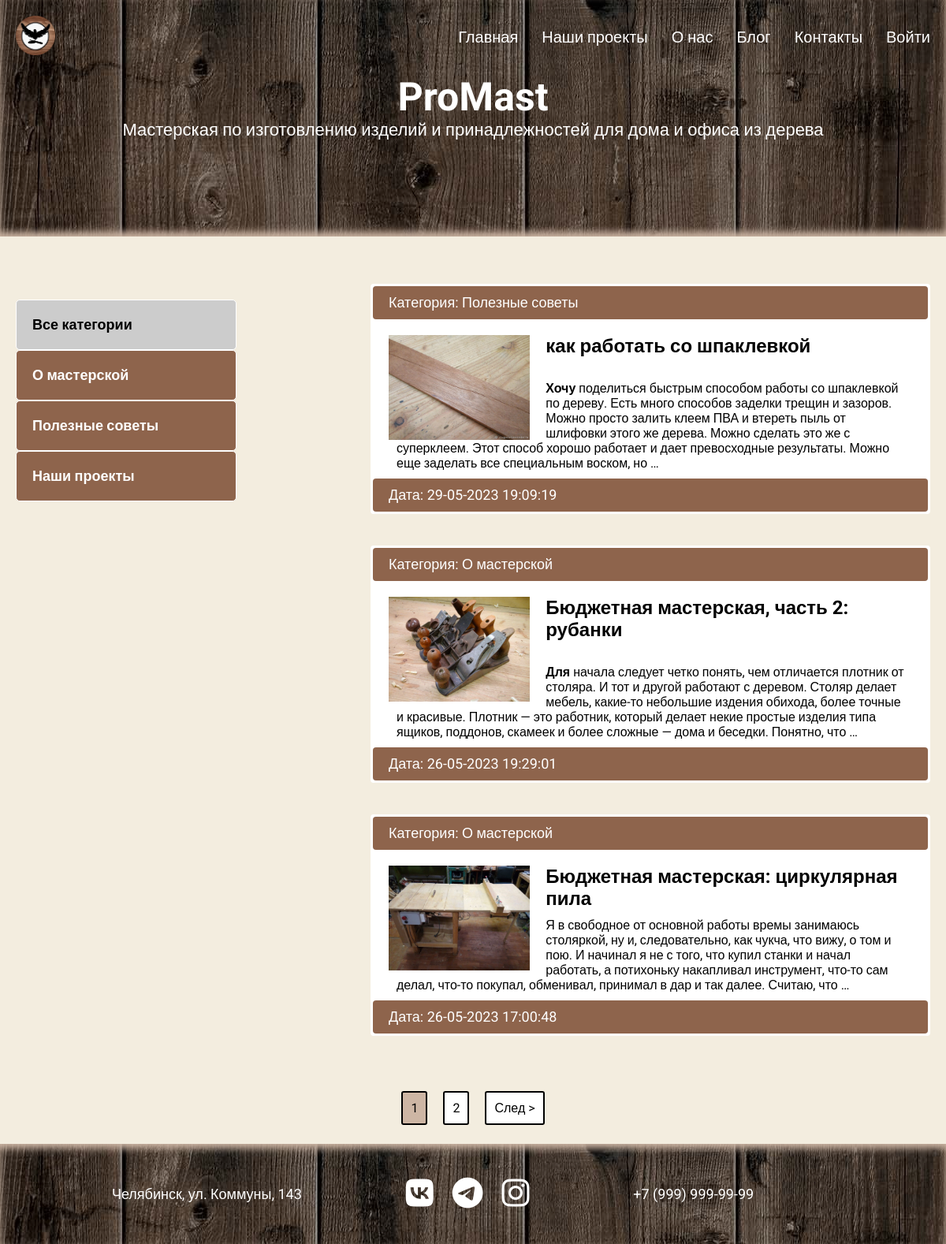
The page /blog/ on the database as committed earlier.
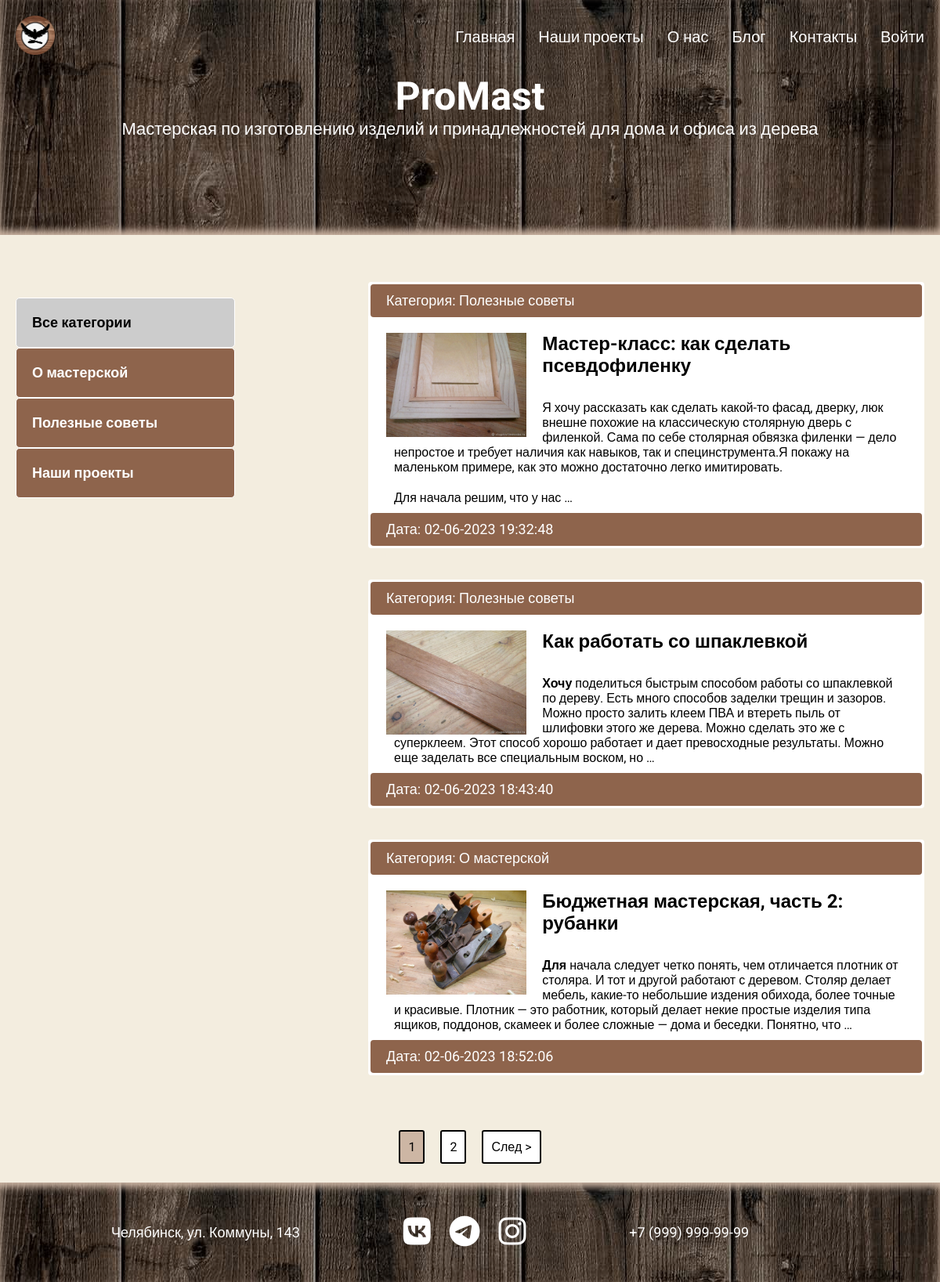
The same page on the database as committed later.
### blog/models.py (models this page shows, shortened)
class Category(models.Model):
    name = models.CharField(max_length=255, verbose_name='Категория')
    slug = models.SlugField(max_length=255, unique=True, verbose_name='URL')
    def __str__(self):
        return self.name
    def get_absolute_url(self):
        return reverse('category', kwargs={'cat_slug': self.slug})
    class Meta:
        verbose_name = "Категорию"
        verbose_name_plural = "Категории"

class Blog(models.Model):
    title = models.CharField(max_length=255, verbose_name='Название')
    slug = models.SlugField(max_length=255, unique=True, verbose_name='URL')
    image = models.ImageField(upload_to='photos/%Y/%m/%d/', blank=True, verbose_name='Изображение')
    content = models.TextField(blank=True, verbose_name='Контент')
    time_created = models.DateTimeField(auto_now_add=True, verbose_name='Дата публикации')
    time_update = models.DateTimeField(auto_now=True, verbose_name='Дата обновления')
    is_published = models.BooleanField(default=True, verbose_name='Опубликовано')
    cat = models.ForeignKey('Category', on_delete=models.PROTECT, verbose_name='Категория')
    def get_absolute_url(self):
        return reverse('post', kwargs={'post_slug': self.slug})
    class Meta:
        verbose_name = "Новость"
        verbose_name_plural = "Новости"
        ordering = ['-time_created']

### blog/views.py (the view)
# urls.py: path('', views.blog_home, name='blog'),
def blog_home(request):
    posts = Blog.objects.filter(is_published=True).select_related('cat')
    custom_range, posts = paginate_blogs(request, posts, 3)
    context = {
        'posts': posts,
        'custom_range': custom_range,
        'cat_selected': 0,
    }
    return render(request, 'blog/blog.html', context)

### blog/templatetags/blog_tags.py (called while the page is built)
@register.inclusion_tag('blog/list_categories.html')
def show_categories(sort=None, cat_selected=0):
    if not sort:
        cats = Category.objects.all()
    else:
        cats = Category.objects.order_by(sort)
    return {'cats': cats, 'cat_selected': cat_selected}

### blog/utils.py (called while the page is built)
def paginate_blogs(request, blogs, results):
    page = request.GET.get('page', 1)
    paginator = Paginator(blogs, results, allow_empty_first_page=True)
    blogs = paginator.get_page(page)
    left_index = int(page) - 4
    if left_index < 1:
        left_index = 1
    right_index = int(page) + 5
    if right_index > paginator.num_pages:
        right_index = paginator.num_pages + 1
    custom_range = range(left_index, right_index)
    return custom_range, blogs

### blog/templates/blog/blog.html
{% extends 'portfolio/base.html' %}
{% load blog_tags %}
{% block content %}
<section class="blogs">
  <div class="container">
      <div class="content__blog">
          <div class="sidebar">
              <ul>
                  {% if cat_selected == 0 %}
                  <li class="selected">Все категории</li>
                  {% else %}
                  <li><a href="{% url 'blog' %}">Все категории</a></li>
                  {% endif %}
                  {% show_categories cat_selected=cat_selected %}
              </ul>
          </div>
          <div class="blogs_main">
              <ul>
                  {% for p in posts %}
                  <li>
                      <p class="first">Категория: {{ p.cat }}</p>
                      <div class="text_blog">
                          {% if p.image %}
                          <img src="{{ p.image.url }}" class="image_blog" alt="">
                          {% endif %}
                          <h2><a href="{{ p.get_absolute_url }}">{{ p.title }}</a></h2>
                          <p>{{ p.content|safe|truncatewords:50 }}</p>
                      </div>
                      <p class="date">Дата: {{ p.time_update|date:"d-m-Y H:i:s" }}</p>
                  </li>
                  {% endfor %}
              </ul>
          </div>
      </div>
  </div>
</section>
{% endblock %}

### portfolio/templates/portfolio/base.html (shortened to what this page needs)
<!DOCTYPE html>
{% load static %}
<html lang="en">
<head>
    <link rel="stylesheet" href="{% static 'css/style.css' %}">
</head>
<body>
<div class="wrapper">
    <header class="header">
        <div class="container">
            <div class="header__row">
                <a href="{% url 'home' %}" class="header__logo"><img src="{% static 'portfolio/logo.png' %}" alt=""></a>
                <div class="header__menu menu">
                    <nav class="menu__body">
                        <ul class="menu__list">
                            <li><a href="{% url 'home' %}" class="menu__link">Главная</a></li>
                            <li><a href="{% url 'catalog' %}" class="menu__link">Наши проекты</a></li>
                            <li><a href="{% url 'about' %}" class="menu__link">О нас</a></li>
                            <li><a href="{% url 'blog' %}" class="menu__link">Блог</a></li>
                            <li><a href="{% url 'contact' %}" class="menu__link">Контакты</a></li>
                            {% if user.is_authenticated %}
                            <li style="color:#fff; font-size: 18px">{{ user.username }} | <a href="{% url 'logout' %}" class="menu__link">Выйти</a></li>
                            {% else %}
                            <li><a href="{% url 'login' %}" class="menu__link">Войти</a></li>
                            {% endif %}
                        </ul>
                    </nav>
                </div>
            </div>
            <div class="header__name">
                <div class="title">
                    <h1 class="name">ProMast</h1>
                    <p class="name_description">Мастерская по изготовлению изделий и принадлежностей для дома и офиса из дерева</p>
                </div>
            </div>
        </div>
    </header>
    <div class="content">
        {% block content %}
        {% endblock %}
        {% include 'blog/pagination.html' with queryset=posts custom_range=custom_range %}
    </div>
    <section class="footer">
        <div class="container">
            <div class="row">
                <div class="col-md-4">
                    <a href="#" class="map-marker">Челябинск, ул. Коммуны, 143</a>
                </div>
                <div class="col-md-4">
                    <p>
                        <a href="#" class="messenger"><i class="fa-brands fa-vk"></i></a>
                        <a href="#" class="messenger"><i class="fa-brands fa-telegram"></i></a>
                        <a href="#" class="messenger"><i class="fa-brands fa-instagram"></i></a>
                    </p>
                </div>
                <div class="col-md-4">
                    <a href="tel:+79999999999" class="mobile">+7 (999) 999-99-99</a>
                </div>
            </div>
        </div>
</section>
</div>
</body>
</html>

### blog/templates/blog/list_categories.html
{% for c in cats %}
  {% if c.pk == cat_selected %}
    <li class="selected">{{ c.name }}</li>
  {% else %}
    <li><a href="{{ c.get_absolute_url }}">{{ c.name }}</a></li>
  {% endif %}
{% endfor %}

### blog/templates/blog/pagination.html (shortened to what this page needs)
{% if posts.has_other_pages %}
<div class="paginator">
  <div class="container">
    <div class="center">
      <ul class="pagination">
        {% for page in custom_range %}
        {% if page == queryset.number %}
          <li><a href="?page={{page}}" class="btn2 btn--sub">{{ page }}</a></li>
        {% else %}
          <li><a href="?page={{page}}" class="btn2">{{ page }}</a></li>
        {% endif %}
        {% endfor %}
        {% if queryset.has_next %}
        <li><a href="?page={{queryset.next_page_number}}" class="btn2 page-link"
               data-page="{{queryset.next_page_number}}">След &gt;</a></li>
        {% endif %}
      </ul>
    </div>
  </div>
</div>
{% endif %}

### portfolio/static/css/style.css (style rules this page uses)
* { margin: 0; padding: 0; -webkit-box-sizing: border-box; box-sizing: border-box; }
body { font-family: 'Roboto', sans-serif; background: #F3EDDF; }
.wrapper { overflow: hidden; display: grid; grid-template-areas: "contact" "header" "content" "footer"; grid-template-rows: auto auto 1fr auto; min-height: 100vh; }
.name { font-size: 50px; font-family: 'Carter One', cursive; text-align: center; color: #fff; }
.name_description { text-align: center; color: #fff; font-size: 22px; }
.header { background: linear-gradient(rgba(0, 0, 0, 0.4), rgba(0, 0, 0, 0.4)), url(../portfolio/fon1.jpg); box-shadow: inset 0 -6px 10px #CDB6A4; width: 100%; min-height: 300px; }
.container { max-width: 1200px; margin: 0px auto; }
.header__row { padding: 20px; display: -webkit-box; display: -ms-flexbox; display: flex; -webkit-box-pack: justify; -ms-flex-pack: justify; justify-content: space-between; -webkit-box-align: center; -ms-flex-align: center; align-items: center; position: relative; }
.header__logo { text-decoration: none; }
.header__logo img { width: 50px; padding: 0; }
.menu__list { list-style-type: none; display: -webkit-box; display: -ms-flexbox; display: flex; gap: 30px; }
.menu__link { color: #fff; text-decoration: none; font-size: 20px; }
.footer { background: linear-gradient(rgba(0, 0, 0, 0.4), rgba(0, 0, 0, 0.4)), url(../portfolio/fon1.jpg); max-width: 100%; box-shadow: inset 0 6px 10px #CDB6A4; align-items: center; margin-top: auto; padding: 30px; }
.row { display: flex; flex-wrap: wrap; align-items: center; justify-content:space-evenly; box-sizing: border-box; }
.col-md-4 { padding: 10px; }
.messenger { padding: 0 10px; font-size: 40px; color: #fff; text-decoration: none; }
.mobile { text-decoration: none; color: #fff; font-size: 18px; }
.map-marker { text-decoration: none; color: #fff; font-size: 18px; }
.row:after { content: ""; display: table; clear: both; }
.paginator { background: #F3EDDF; }
.pagination { display: inline-block; padding: 0; margin: 0; }
.pagination li { display: inline; }
.btn2 { color: black; float: left; padding: 8px 16px; text-decoration: none; background: #fff; padding: 10px 10px; margin: 10px 10px; border: 2px solid #000; border-radius: 3px; }
.center { text-align: center; padding-bottom: 10px; }
.btn--sub { background: #CDB6A4; }
.blogs { background: #F3EDDF; }
.content__blog { display: flex; padding-top: 40px; box-sizing: border-box; flex-wrap: wrap; justify-content: space-between; }
.sidebar { padding: 20px 0 20px 20px; }
.sidebar ul, .first, .blogs_main ul { list-style: none; }
.sidebar ul li a { color: #fff; text-decoration: none; padding: 20px; }
.sidebar ul { width: 280px; margin-right: 40px; margin-top: 20px; }
.sidebar a { padding: 20px; display: block; border: 1px solid #fff; border-radius: 5px; background: #8E644C; font-size: 18px; font-weight: bold; }
.selected { font-size: 18px; padding: 20px; border: 1px solid #fff; border-radius: 5px; font-weight: bold; background: #ccc; }
.blogs_main { background: #F3EDDF; max-width: 750px; padding: 20px; }
.blogs_main li { border: 3px solid #fff; border-radius: 4px; margin-bottom: 40px; background: #fff; }
.first, .date { padding: 10px 20px; background: #8E644C; font-size: 18px; color: #fff; margin: 0; border-radius: 4px; }
.image_blog { float: left; margin-right: 20px; max-width: 27%; }
.text_blog { padding: 20px 20px 0; }
.text_blog p { padding: 10px; }
.text_blog a { padding-left: 0; text-decoration: none; color: #000; }

Rows that differ between the two databases and show on the page:
no longer on this page (row edited): Blog: cat "О мастерской", image (picture), title "Бюджетная мастерская: циркулярная пила", content "Я в свободное от основной работы времы занимаюсь столяркой, ну и, следовательно, как чукча, что вижу, о том и пою. И начинал я не с того, что купил станки и начал работать, а потихоньку накапливал инструмент, что-то сам делал, что-то покупал, обменивал, принимал в дар и так далее. Считаю, что …", time_update "26-05-2023 17:00:48"
added Blog: cat "Полезные советы", image (picture), title "Мастер-класс: как сделать псевдофиленку", content "Я хочу рассказать как сделать какой-то фасад, дверку, люк внешне похожие на классическую столярную дверь с филенкой. Сама по себе столярная обвязка филенки — дело непростое и требует наличия как навыков, так и специнструмента.Я покажу на маленьком примере, как это можно достаточно легко имитировать. Для начала решим, что у нас …", time_update "02-06-2023 19:32:48"
changed Blog: title "как работать со шпаклевкой" → "Как работать со шпаклевкой"; time_update "29-05-2023 19:09:19" → "02-06-2023 18:43:40"
changed Blog "Бюджетная мастерская, часть 2: рубанки": time_update "26-05-2023 19:29:01" → "02-06-2023 18:52:06"
